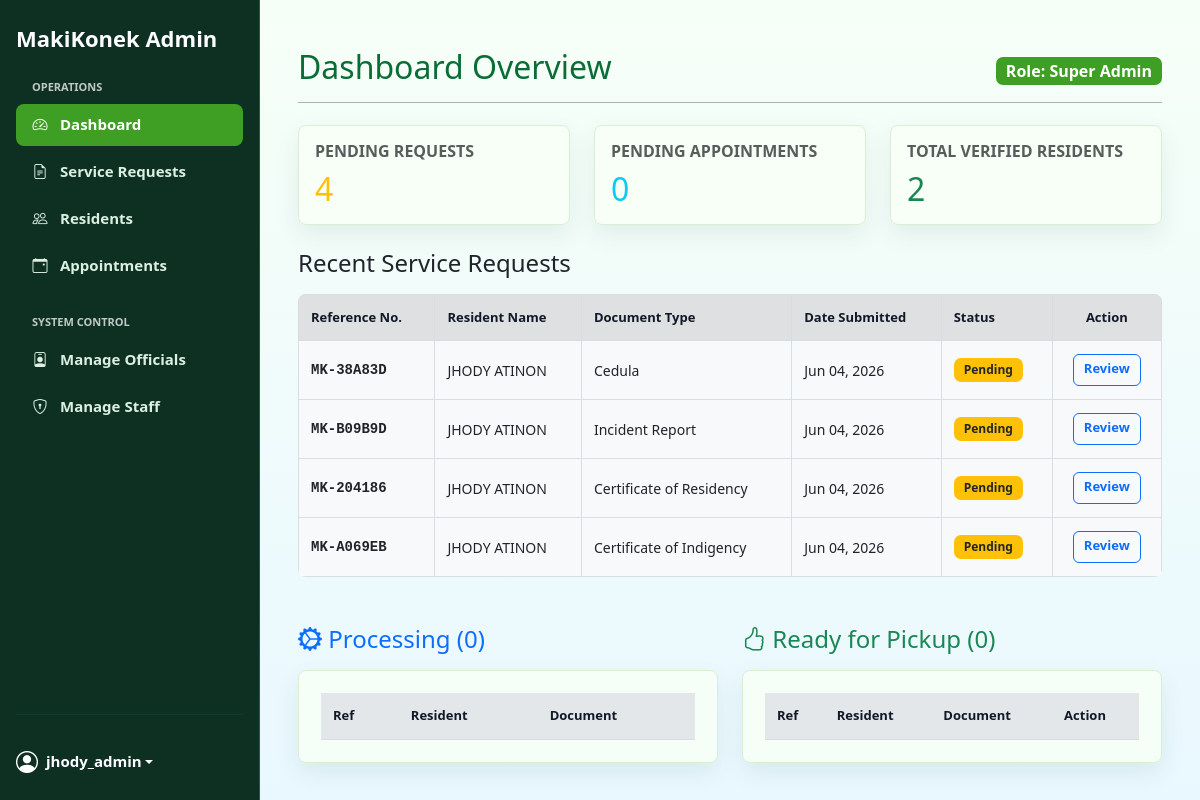
Page /Web_App/admin/dashboard.php (signed in) on the committed database.
### tables this page shows
CREATE TABLE `service_requests` (
  `request_id` int(11) NOT NULL,
  `user_id` int(11) NOT NULL,
  `document_type_id` int(11) NOT NULL,
  `reference_no` varchar(20) NOT NULL,
  `purpose` text NOT NULL,
  `document_fee` decimal(10,2) NOT NULL DEFAULT 0.00,
  `payment_method` varchar(20) DEFAULT 'cash',
  `payment_receipt_path` varchar(255) DEFAULT NULL,
  `id_path` varchar(255) NOT NULL,
  `status` varchar(20) DEFAULT 'Pending',
  `process_status` varchar(30) DEFAULT 'Pending',
  `created_at` timestamp NOT NULL DEFAULT current_timestamp()
);

CREATE TABLE `user_profiles` (
  `profile_id` int(11) NOT NULL,
  `user_id` int(11) NOT NULL,
  `first_name` varchar(100) NOT NULL,
  `last_name` varchar(100) NOT NULL,
  `middle_name` varchar(100) DEFAULT NULL,
  `suffix` varchar(20) DEFAULT NULL,
  `avatar_path` varchar(255) DEFAULT NULL,
  `sex` varchar(20) DEFAULT NULL,
  `civil_status` varchar(50) DEFAULT NULL,
  `birth_date` date DEFAULT NULL,
  `birth_place` varchar(150) DEFAULT NULL,
  `religion` varchar(100) DEFAULT NULL,
  `nationality` varchar(100) DEFAULT NULL,
  `mobile_number` varchar(20) DEFAULT NULL,
  `house_no` varchar(50) DEFAULT NULL,
  `street` varchar(100) DEFAULT NULL,
  `purok_no` varchar(50) DEFAULT NULL,
  `subdivision` varchar(100) DEFAULT NULL,
  `years_residency` int(11) DEFAULT NULL,
  `employed_status` varchar(50) DEFAULT NULL,
  `date_registration` date DEFAULT NULL,
  `updated_at` timestamp NOT NULL DEFAULT current_timestamp() ON UPDATE current_timestamp()
);

CREATE TABLE `document_types` (
  `document_type_id` int(11) NOT NULL,
  `category` varchar(50) NOT NULL,
  `name` varchar(100) NOT NULL,
  `description` text DEFAULT NULL,
  `base_fee` decimal(10,2) DEFAULT 0.00
);

### Web_App/admin/dashboard.php (the view, shortened to what this page needs)
<?php
require_once __DIR__ . '/../includes/db_connect.php';
$res_query = "SELECT COUNT(user_id) AS total FROM users WHERE role = 'Residente'";
$res_result = mysqli_query($conn, $res_query);
$total_residents = ($res_result) ? mysqli_fetch_assoc($res_result)['total'] : 0;
$req_query = "SELECT COUNT(request_id) AS total FROM service_requests WHERE status = 'PENDING'";
$req_result = mysqli_query($conn, $req_query);
$pending_requests = ($req_result) ? mysqli_fetch_assoc($req_result)['total'] : 0;
$pending_appointments = 0;
$recent_query = "
    SELECT sr.reference_no, sr.created_at, sr.status, dt.name AS document_type, p.first_name, p.last_name
    FROM service_requests sr
    JOIN document_types dt ON sr.document_type_id = dt.document_type_id
    JOIN user_profiles p ON sr.user_id = p.user_id
    WHERE sr.status = 'PENDING'
    ORDER BY sr.created_at DESC
    LIMIT 5
";
$recent_result = mysqli_query($conn, $recent_query);
$proc_query = "
    SELECT sr.reference_no, sr.request_id, dt.name AS doc_type, p.first_name, p.last_name
    FROM service_requests sr
    JOIN document_types dt ON sr.document_type_id = dt.document_type_id
    JOIN user_profiles p ON sr.user_id = p.user_id
    WHERE sr.status = 'APPROVED' AND sr.process_status = 'PROCESSING'
    ORDER BY sr.created_at ASC";
$processing_requests = mysqli_query($conn, $proc_query);
$ready_query = "
    SELECT sr.reference_no, sr.request_id, dt.name AS doc_type, p.first_name, p.last_name
    FROM service_requests sr
    JOIN document_types dt ON sr.document_type_id = dt.document_type_id
    JOIN user_profiles p ON sr.user_id = p.user_id
    WHERE sr.process_status = 'READY FOR PICKUP'
    ORDER BY sr.created_at ASC";
$ready_requests = mysqli_query($conn, $ready_query);
?>
<!DOCTYPE html>
<html lang="en" data-bs-theme="light">
<head>
    <link href="https://cdn.jsdelivr.net/npm/bootstrap@5.3.0/dist/css/bootstrap.min.css" rel="stylesheet">
    <link rel="stylesheet" href="https://cdn.jsdelivr.net/npm/bootstrap-icons@1.10.5/font/bootstrap-icons.css">
    <link rel="stylesheet" href="../assets/css/admin.css?v=20260608a">
</head>
<body>
    <?php include __DIR__ . '/partials/admin_sidebar.php'; ?>
    <main class="main-content flex-grow-1 p-4">
        <div class="d-flex justify-content-between flex-wrap flex-md-nowrap align-items-center pt-3 pb-2 mb-4 border-bottom border-secondary">
            <h1 class="h2">Dashboard Overview</h1>
            <div class="badge badge-role fs-6">Role: <?php echo htmlspecialchars($admin_role); ?></div>
        </div>
        <div class="row g-4 mb-4">
            <div class="col-md-4">
                <div class="card stat-card shadow-sm h-100">
                    <div class="card-body">
                        <h6 class="card-title text-muted text-uppercase fw-bold">Pending Requests</h6>
                        <h2 class="mb-0 text-warning"><?php echo $pending_requests; ?></h2>
                    </div>
                </div>
            </div>
            <div class="col-md-4">
                <div class="card stat-card shadow-sm h-100">
                    <div class="card-body">
                        <h6 class="card-title text-muted text-uppercase fw-bold">Pending Appointments</h6>
                        <h2 class="mb-0 text-info"><?php echo $pending_appointments; ?></h2>
                    </div>
                </div>
            </div>
            <div class="col-md-4">
                <div class="card stat-card shadow-sm h-100">
                    <div class="card-body">
                        <h6 class="card-title text-muted text-uppercase fw-bold">Total Verified Residents</h6>
                        <h2 class="mb-0 text-success"><?php echo $total_residents; ?></h2>
                    </div>
                </div>
            </div>
        </div>
        <h4 class="mb-3">Recent Service Requests</h4>
        <div class="table-responsive">
            <table class="table table-light table-hover table-bordered align-middle">
                <thead class="table-active">
                    <tr>
                        <th>Reference No.</th>
                        <th>Resident Name</th>
                        <th>Document Type</th>
                        <th>Date Submitted</th>
                        <th>Status</th>
                        <th class="text-center">Action</th>
                    </tr>
                </thead>
                <tbody>
                    <?php if (mysqli_num_rows($recent_result) > 0): ?>
                        <?php while ($row = mysqli_fetch_assoc($recent_result)): ?>
                            <tr>
                                <td class="fw-bold font-monospace"><?php echo htmlspecialchars($row['reference_no']); ?></td>
                                <td><?php echo htmlspecialchars($row['first_name'] . ' ' . $row['last_name']); ?></td>
                                <td><?php echo htmlspecialchars($row['document_type']); ?></td>
                                <td><?php echo date("M d, Y", strtotime($row['created_at'])); ?></td>
                                <td><span class="badge bg-warning text-dark"><?php echo htmlspecialchars($row['status']); ?></span></td>
                                <td class="text-center">
                                    <a href="manage_requests.php" class="btn btn-sm btn-outline-primary">Review</a>
                                </td>
                            </tr>
                        <?php endwhile; ?>
                    <?php else: ?>
                        <tr>
                            <td colspan="6" class="text-center text-muted py-4">No pending requests at this time.</td>
                        </tr>
                    <?php endif; ?>
                </tbody>
            </table>
        </div>
        <div class="row mt-5">
            <div class="col-md-6">
                <h4 class="mb-3 text-primary"><i class="bi bi-gear-wide-connected"></i> Processing (<?php echo mysqli_num_rows($processing_requests); ?>)</h4>
                <div class="table-responsive custom-card p-3">
                    <table class="table table-hover align-middle">
                        <thead>
                            <tr>
                                <th>Ref</th>
                                <th>Resident</th>
                                <th>Document</th>
                            </tr>
                        </thead>
                    </table>
                </div>
            </div>
            <div class="col-md-6">
                <h4 class="mb-3 text-success"><i class="bi bi-hand-thumbs-up"></i> Ready for Pickup (<?php echo mysqli_num_rows($ready_requests); ?>)</h4>
                <div class="table-responsive custom-card p-3">
                    <table class="table table-hover align-middle">
                        <thead>
                            <tr>
                                <th>Ref</th>
                                <th>Resident</th>
                                <th>Document</th>
                                <th>Action</th>
                            </tr>
                        </thead>
                    </table>
                </div>
            </div>
        </div>
    </main>
</body>
</html>

### Web_App/admin/partials/admin_sidebar.php (shortened to what this page needs)
<?php
$currentPage = basename($_SERVER['PHP_SELF']);
$admin_username = $_SESSION['admin_username'] ?? 'Admin';
$admin_role = $_SESSION['admin_role'] ?? 'Staff';
?>
<nav class="sidebar p-3 d-flex flex-column">
    <a href="dashboard.php" class="d-flex align-items-center mb-4 text-white text-decoration-none">
        <span class="fs-4 fw-bold">MakiKonek Admin</span>
    </a>
    <ul class="nav nav-pills flex-column mb-auto">
        <li class="mb-1 text-uppercase text-white small fw-bold px-3">Operations</li>
        <li class="nav-item">
            <a href="dashboard.php" class="nav-link <?php echo $currentPage === 'dashboard.php' ? 'active' : ''; ?>">
                <i class="bi bi-speedometer2 me-2"></i> Dashboard
            </a>
        </li>
        <li>
            <a href="manage_requests.php" class="nav-link <?php echo $currentPage === 'manage_requests.php' ? 'active' : ''; ?>">
                <i class="bi bi-file-earmark-text me-2"></i> Service Requests
            </a>
        </li>
        <li>
            <a href="manage_residents.php" class="nav-link <?php echo $currentPage === 'manage_residents.php' ? 'active' : ''; ?>">
                <i class="bi bi-people me-2"></i> Residents
            </a>
        </li>
        <li>
            <a href="manage_appointments.php" class="nav-link <?php echo $currentPage === 'manage_appointments.php' ? 'active' : ''; ?>">
                <i class="bi bi-calendar-event me-2"></i> Appointments
            </a>
        </li>
        <?php if ($admin_role === 'Super Admin'): ?>
            <li class="mt-3 mb-1 text-uppercase text-white small fw-bold px-3">System Control</li>
            <li>
                <a href="manage_officials.php" class="nav-link <?php echo $currentPage === 'manage_officials.php' ? 'active' : ''; ?>">
                    <i class="bi bi-person-badge me-2"></i> Manage Officials
                </a>
            </li>
            <li>
                <a href="manage_staff.php" class="nav-link <?php echo $currentPage === 'manage_staff.php' ? 'active' : ''; ?>">
                    <i class="bi bi-shield-lock me-2"></i> Manage Staff
                </a>
            </li>
        <?php endif; ?>
    </ul>
    <hr style="color: #3f9f25;">
    <div class="dropdown">
        <a href="#" class="d-flex align-items-center text-white text-decoration-none dropdown-toggle" data-bs-toggle="dropdown">
            <i class="bi bi-person-circle fs-4 me-2"></i>
            <strong><?php echo htmlspecialchars($admin_username); ?></strong>
        </a>
    </div>
</nav>

### Web_App/assets/css/admin.css (style rules this page uses)
body { min-width: 0; background: linear-gradient(180deg, #f7fff6 0%, #eefbff 100%); color: #20242a; font-family: "Aptos", "Segoe UI", system-ui, sans-serif; font-size: 15px; }
.sidebar { width: 260px !important; padding: 22px 16px !important; border-right: 1px solid rgba(74, 222, 128, 0.28) !important; background: #0d3022 !important; }
.sidebar .fs-4 { font-size: 22px !important; }
.sidebar .nav-link { display: flex; min-height: 42px; align-items: center; border-radius: 8px !important; padding: 0 14px; color: #dcefe2 !important; font-size: 15px; font-weight: 700; }
.sidebar .nav-link i { width: 20px; margin-right: 10px !important; text-align: center; }
.sidebar .nav-link.active { background: #3f9f25 !important; color: #ffffff !important; }
.sidebar .text-uppercase { margin-top: 22px !important; margin-bottom: 8px !important; color: rgba(255, 255, 255, 0.74) !important; font-size: 11px; letter-spacing: 0; }
.sidebar .nav > li:first-child.text-uppercase { margin-top: 0 !important; }
.sidebar .dropdown { padding-top: 14px; }
.main-content { width: calc(100% - 260px); max-width: 1720px; min-height: 100vh; margin-left: 260px !important; padding: 32px 38px !important; }
.page-title, .main-content h1, .main-content h2 { color: #0b6d36; letter-spacing: 0; }
.main-content > .d-flex.border-bottom, .main-content > .border-bottom { align-items: center !important; margin-bottom: 22px !important; border-color: rgba(32, 42, 52, 0.35) !important; }
.custom-card, .stat-card, .card { border: 1px solid #d8efd5 !important; border-radius: 8px !important; background: rgba(248, 255, 248, 0.92) !important; box-shadow: 0 10px 24px rgba(14, 64, 44, 0.08) !important; }
.custom-card { padding: 22px !important; }
.table-responsive { border-radius: 8px; }
.table { margin-bottom: 0; border-color: #d6dce2; font-size: 14px; vertical-align: middle; }
.table thead, .table thead.table-active, .table .table-active { --bs-table-bg: #e4e7ea; background: #e4e7ea !important; }
.table th { padding: 13px 12px; color: #111827; font-size: 13px; font-weight: 800; white-space: nowrap; }
.table td { padding: 13px 12px; color: #20242a; }
.table tbody tr { border-color: #d8dee4; }
.btn { border-radius: 6px; font-weight: 700; }
.btn-sm { min-height: 32px; padding: 4px 10px; font-size: 13px; }
.badge { border-radius: 7px; padding: 6px 10px; font-size: 12px; line-height: 1; letter-spacing: 0; }

### Web_App/admin/dashboard.php (style rules this page uses)
body { background: linear-gradient(180deg, #f6fff7 0%, #e9f8ff 100%); }
.main-content { margin-left: 280px; min-height: 100vh; padding: 2rem; }
.stat-card { background-color: #f4fff5; border: 1px solid #d8efd5; border-left: 4px solid #3f9f25; }
.stat-card .card-title { color: #0b6d36; }
.badge-role { background-color: #3f9f25; }
.table-light { background-color: rgba(255, 255, 255, 0.98); }
.table thead { background-color: #e6f6e7; }

### Web_App/admin/partials/admin_sidebar.php (style rules this page uses)
.sidebar { width: 280px; position: fixed; top: 0; left: 0; height: 100vh; background-color: #102b21; border-right: 1px solid #3f9f25; z-index: 1000; }
.sidebar .nav-link { color: #d7eddc; margin-bottom: 5px; border-radius: 8px; transition: background-color 180ms ease, color 180ms ease; }
.sidebar .nav-link.active { background-color: #3f9f25; color: #ffffff; }
.sidebar .nav-link.active i { color: #ffffff; }
.sidebar hr { border-color: rgba(63, 159, 37, 0.35); }
.sidebar .dropdown-toggle::after { color: #ffffff; }

### rows in the picture
service_requests: reference_no "MK-38A83D", user_profiles.first_name+last_name "JHODY ATINON", document_type.name "Cedula", created_at "Jun 04, 2026", status "Pending"
service_requests: reference_no "MK-B09B9D", user_profiles.first_name+last_name "JHODY ATINON", document_type.name "Incident Report", created_at "Jun 04, 2026", status "Pending"
service_requests: reference_no "MK-204186", user_profiles.first_name+last_name "JHODY ATINON", document_type.name "Certificate of Residency", created_at "Jun 04, 2026", status "Pending"
service_requests: reference_no "MK-A069EB", user_profiles.first_name+last_name "JHODY ATINON", document_type.name "Certificate of Indigency", created_at "Jun 04, 2026", status "Pending"

### other values in the picture
$admin_username "jhody_admin"
$admin_role "Super Admin"
$pending_requests "4"
$pending_appointments "0"
$total_residents "2"
mysqli_num_rows($processing_requests) "0"
mysqli_num_rows($ready_requests) "0"
